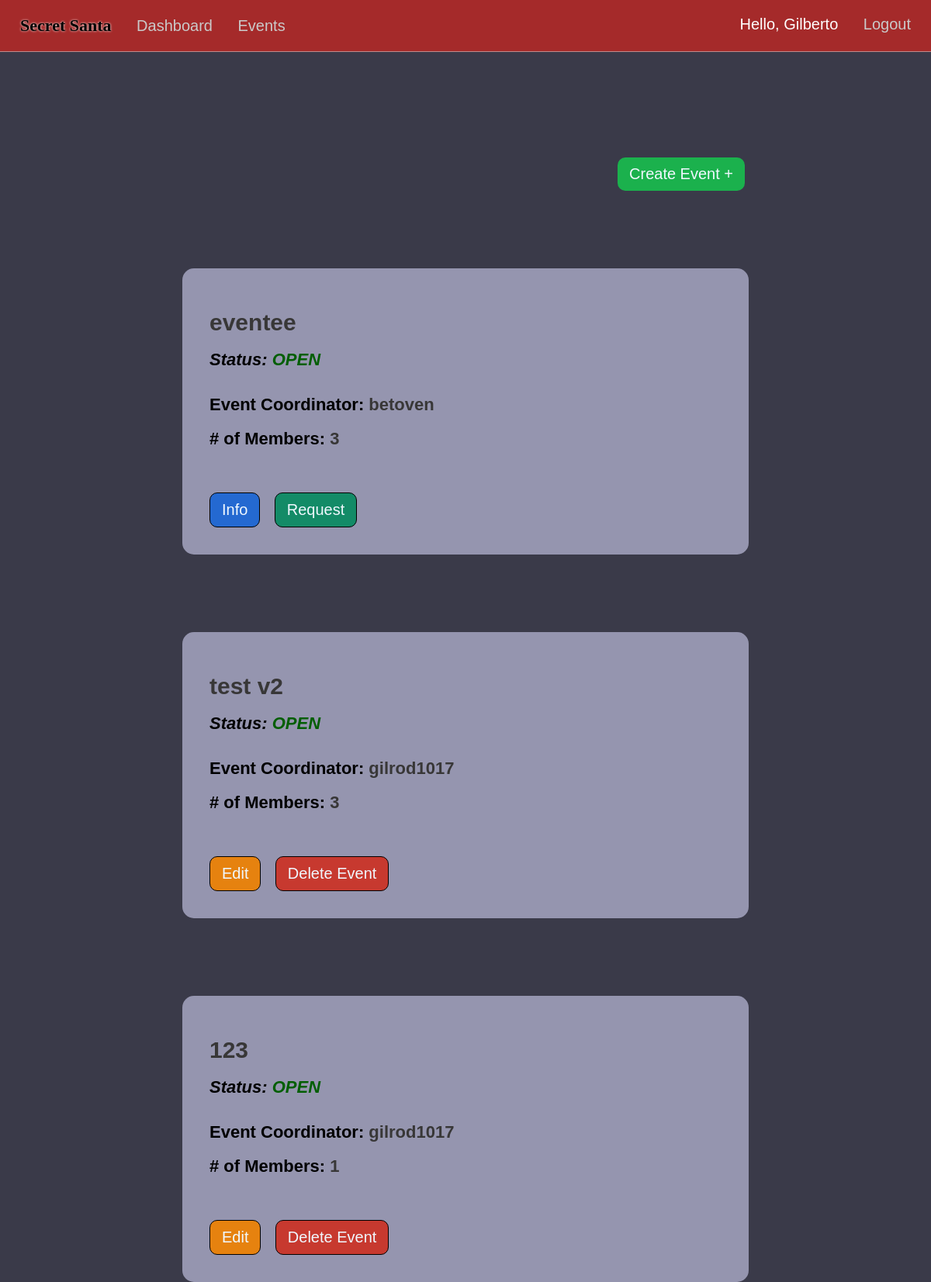
The page /events (signed in) on the database its author committed.
### market/models.py (models this page shows, shortened)
class User(db.Model, UserMixin):
    id = db.Column(db.Integer(), primary_key=True)
    username = db.Column(db.String(length=30), nullable=False, unique=True)
    first_name = db.Column(db.String(length=50), nullable=False)
    last_name = db.Column(db.String(length=50), nullable=False)
    email_address = db.Column(db.String(length=50), nullable=False, unique=True)
    password_hash = db.Column(db.String(length=60), nullable=False)
    events = db.relationship('Event', backref='coordinator', lazy=True)
    events_attending = db.relationship('EventMembers', backref='attendees', lazy=True)
    @property
    def password(self):
        return self.password_hash

class Event(db.Model):
    event_id = db.Column(db.Integer(), primary_key=True)
    coordinator_id = db.Column(db.Integer(), db.ForeignKey('user.id'), nullable=False)
    event_name = db.Column(db.String(length=75), nullable=False, unique=True)
    event_date = db.Column(db.Date())
    event_status = db.Column(db.String(length=20))
    members = db.relationship('EventMembers', backref='attended_events', lazy=True)
    fields = db.relationship('EventFields', backref='event_for_field', lazy=True)

### market/routes.py (the view)
@app.route("/events")
@login_required
def events_page():
    events=Event.query.order_by(Event.event_status.desc()).all()
    return render_template('events.html', events=events)

### market/models.py (called while the page is built)
@login_manager.user_loader
def load_user(user_id):
    return User.query.get(int(user_id))

### market/templates/events.html (shortened to what this page needs)
{% extends 'base.html' %}
  {% block style %}
  <link rel= "stylesheet" type= "text/css" href= "{{ url_for('static',filename='styles/events.css') }}">
  {% endblock %}
  {% block content %}
    {% if events %}
    <center>
    <div class="create-btn-div-true">
    <a href="{{url_for('create_event')}}"><button class="create-btn-yes">Create Event +</button></a>
    </div>
      <div class="create-div">
      {% for event in events %}
      <div class="event">
        <div class="titles-div">
          <h1 class="e-title"><span class="event-info event-info-title">{{event.event_name}}</span></h1>
          <h1 class="e-title e-status"><i>Status:
            {% if event.event_status|title=='Open' %}
              <span class="event-status-info-open">{{event.event_status|upper}}</i></span></h1><br>
              {% elif event.event_status|title=='Closed' %}
            <span class="event-status-info-closed">{{event.event_status|upper}}</i></span></h1><br>
            {% endif %}
          <h1 class="e-title">Event Coordinator: <span class="event-info">{{event.coordinator.username}}</span></h1>
          <h1 class="e-title"># of Members: <span class="event-info">
            {% set count = [] %}
            {% for person in event.members%}
              {% if person.status == 'member'%}
                {% set _ = count.append(person) %}
              {% endif %}
            {% endfor %}
            {{count|length}}
          </span></h1>
        </div>
        <br><br><br><br>
        <div class="buttons">
          {% if current_user.is_authenticated and current_user.id == event.coordinator.id %}
            <a href="{{ url_for('event_info', event_id=event.event_id) }}"><button class="edit-btn">Edit</button></a>
            <a href="{{ url_for('delete_event', event_id=event.event_id) }}"><button class="delete-btn">Delete Event</button></a>
            {% else %}
              <a href="{{ url_for('event_info', event_id=event.event_id) }}"><button class="info-btn">Info</button></a>
              {% if event.event_status=='open'%}
              <a href="{{ url_for('request_event', event_id=event.event_id, member_id=current_user.id) }}"><button class="request-btn">Request</button></a>
              {% endif %}
            {% endif %}
        </div>
      </div>
      {% endfor %}
    </div></center>
    {% else %}
    <center>
    <div class="no-event-div">
    <p>Be the First To Create An Event!</p>
    <a href="{{url_for('create_event')}}"><button class="create-btn">Create Event +</button></a>
    </div></center>
    {% endif %}
  {% endblock %}

### market/templates/base.html (shortened to what this page needs)
<!DOCTYPE html>
<html lang="en">
<head>
  <link rel= "stylesheet" type= "text/css" href= "{{ url_for('static',filename='styles/main.css') }}">
  {% block style %}
  {% endblock %}
</head>
<body>
  <nav>
    <ul class="top-left-nav">
      <a href="{{ url_for('home_page') }}" ><li class="li-title">
        Secret Santa
      </li></a>
    {% if current_user.is_authenticated %}
      <li>
        <a href="{{ url_for('dashboard_page') }}" class="nav-item">Dashboard</a>
      </li>
      <li>
        <a href="{{ url_for('events_page') }}" class="nav-item">Events</a>
      </li>
    {% endif %}
    </ul>
    {% if current_user.is_authenticated %}
    <ul class="top-right-nav">
      <li>
        <p class="nav-name">Hello, {{ current_user.first_name.title() }} </p>
      </li>
      <li>
        <a class="nav-item" href="{{ url_for('logout_page') }}">Logout</a>
      </li>
    </ul>
    {% endif %}
  </nav>
  {% block content %}
  {% endblock %}
</body>
</html>

### market/static/styles/main.css (style rules this page uses)
* { margin: 0px; box-sizing: border-box; }
body { margin-top: 66px; font-family: Arial, Helvetica, sans-serif; background-color: rgb(58, 58, 73); color: white; padding: 0px 10px; padding-bottom: 80px; }
nav { display: flex; justify-content: space-between; background-color: brown; padding: 20px 20px; position: fixed; right: 0px; left: 0px; top:0px; z-index: 1000; color: black; font-family:'Gill Sans', 'Gill Sans MT', Calibri, 'Trebuchet MS', sans-serif; font-size: 20px; border-bottom: 1px solid rgba(209, 208, 208, 0.589); }
.li-title { font-weight: bolder; font-size: 22px; font-family: 'Grinched'; text-shadow: 0px 0px 3px white; }
.top-left-nav { list-style: none; padding: 0px; display: inline-block; }
.top-left-nav li,.top-right-nav li { display: inline-block; margin-right: 6px; margin-left: 6px; }
.top-right-nav { list-style: none; padding: 0px; display: inline-block; }
.nav-item { text-decoration: none; color: rgb(202, 201, 201); margin-left: 15px; }
.nav-name { text-decoration: none; color: rgb(255, 255, 255); }
a { text-decoration: none; color: Black; }

### market/static/styles/events.css (style rules this page uses)
body { margin-top: 80px; padding: 0px 10px; }
.event { background-color: rgb(149, 149, 175); min-height: 350px; max-width: 750px; margin-top: 100px; border-radius: 15px; text-align: left; padding:35px; font-size: 12px; display: flex; flex-direction:column; justify-content:space-between; margin-left: 10px; margin-right: 10px; }
.event-info-title { font-size: 30px; }
.e-title { margin-top: 18px; font-size: 22px; color: rgb(0, 0, 0); font-family: 'Gill Sans', 'Gill Sans MT', Calibri, 'Trebuchet MS', sans-serif; }
.e-status { color:rgb(0, 0, 0); }
.event-status-info-open { color:rgb(1, 94, 1); font-weight: bold; }
.titles-div { display: inline-block; }
.event-info { color: rgb(56, 55, 55); }
.request-btn { border:1px solid black; cursor: pointer; background-color: rgb(19, 139, 103); color: aliceblue; padding: 10px 15px; border-radius: 10px; font-size: 20px; font-family: 'Gill Sans', 'Gill Sans MT', Calibri, 'Trebuchet MS', sans-serif; margin-right: 15px; }
.delete-btn { cursor: pointer; background-color: rgb(199, 57, 47); border: none; color: aliceblue; padding: 10px 15px; border-radius: 10px; font-size: 20px; font-family: 'Gill Sans', 'Gill Sans MT', Calibri, 'Trebuchet MS', sans-serif; border:1px solid black; }
.info-btn { cursor: pointer; background-color: rgb(36, 105, 209); border: none; color: aliceblue; padding: 10px 15px; border-radius: 10px; font-size: 20px; font-family: 'Gill Sans', 'Gill Sans MT', Calibri, 'Trebuchet MS', sans-serif; margin-right: 15px; border:1px solid black; }
.create-div { max-width: 750px; }
.create-btn-div-true { padding-top: 123px; padding-right: 15px; display:flex; max-width: 750px; justify-content: end; }
.create-btn-yes { cursor: pointer; background-color: rgb(27, 177, 77); border: none; color: aliceblue; padding: 10px 15px; border-radius: 10px; font-size: 20px; font-family: 'Gill Sans', 'Gill Sans MT', Calibri, 'Trebuchet MS', sans-serif; }
.edit-btn { cursor: pointer; background-color: rgb(230, 130, 15); border: none; color: aliceblue; padding: 10px 15px; border-radius: 10px; font-size: 20px; font-family: 'Gill Sans', 'Gill Sans MT', Calibri, 'Trebuchet MS', sans-serif; margin-right: 15px; border:1px solid black; }

### rows shown on the page
User: first_name "Gilberto"
Event: event_name "eventee", event_status "OPEN", coordinator.username "betoven", count "3"
Event: event_name "test v2", event_status "OPEN", coordinator.username "gilrod1017", count "3"
Event: event_name "123", event_status "OPEN", coordinator.username "gilrod1017", count "1"
